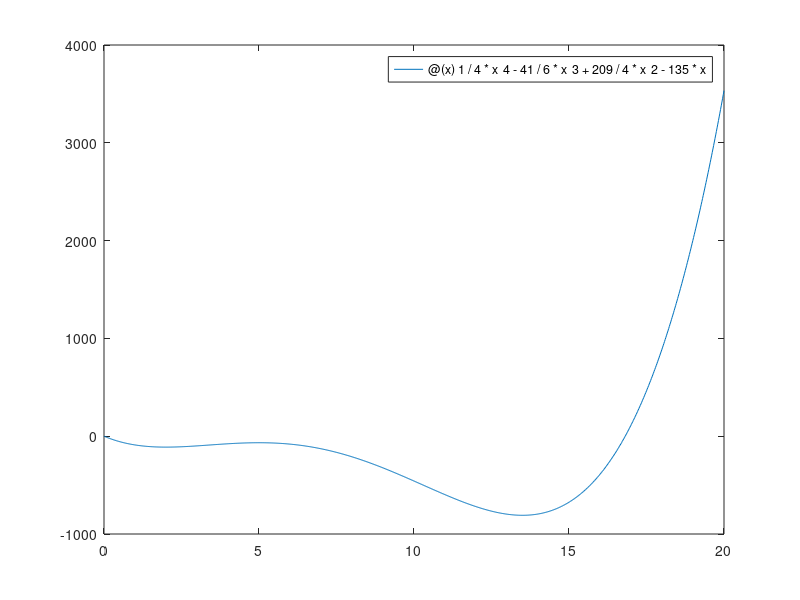
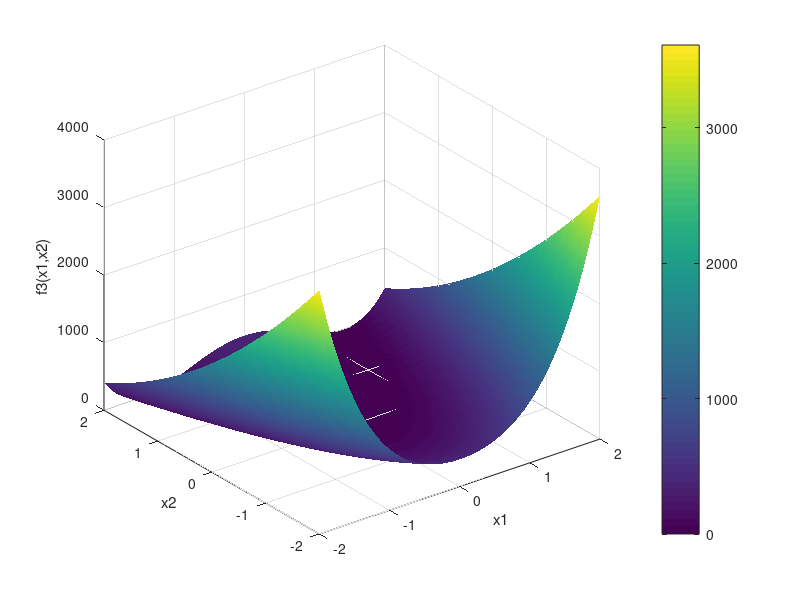

MATLAB code to generate these figures, in order: (Note: this script raises an error after producing the figures.)
clear;close all;clc;

f1 = @(x) sin(x)/x + exp(-(x-4)^2);

fplot(f1, [-10, 10]);

f1xmin1 = fminbnd(f1, 2, 4)
f1xmin2 = fminbnd(f1, 4, 6)

f2 = @(x) 1/4*x^4-41/6*x^3+209/4*x^2-135*x;

fplot(f2, [0, 20]);

f2xming = fminbnd(f2, 0, 20)

f3 = @(x1, x2) 100.*(x2 - x1.^2).^2 + (1 - x1).^2;
f3_wrp = @(x) f3(x(1), x(2));

[x1, x2] = meshgrid(-2:0.05:2, -2:0.05:2);

z = f3(x1, x2);

figure
surf(x1, x2, z)
xlabel("x1")
ylabel("x2")
zlabel("f3(x1,x2)")
shading interp
colorbar

f3xming = fminsearch(f3_wrp, [0, 0])

f4 = [-5, -2, -6];

A = [
    1, -1, 1;
    3, 2, 4;
    3, 2, 0;
];
b = [
    20; 42; 30;
];
lb = [0; 0; 0;];

f4xming = linprog(f4, A, b, [], [], lb, [])

H = [
    4, 1, 0;
    1, 2, -1.5;
    0, -1.5, 3;
];
f = [
    -1; 0; 0;
];
A = [
    1, -1, 1;
    1, 2, -6;
];
b = [
    -1; 5;
];
lb = [
    0; 0; 0;
];

f5xming = quadprog(H, f, A, b, [], [], lb, [], [])

% Jak získat matici H ze zadání
syms x1 x2 x3;
f5 = 4*x1^2+2*x2^2+3*x3^2+2*x1*x2-3*x2*x3-x1;
hessian(f5) % vrací matici H

% Použití H a f pro získání původní úlohy
x = [x1; x2; x3;];
F5s = simplify(1/2*(x.')*H*x+f.'*x);
Hs = hessian(F5s);